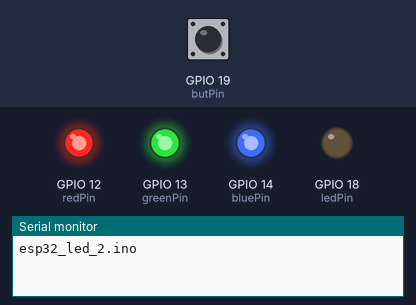
Bench run of a sketch on a simulated ESP32. On the bench: output pins drawn as LEDs (lit = HIGH), the last lines printed to the serial monitor. The test bench sets the inputs (shaded band); at power-on: GPIO 19 (butPin) LOW.

Above: at 1.2 s.
1.3 s: GPIO 19 (butPin) pulled HIGH for 0.15 s
At 2.3 s:
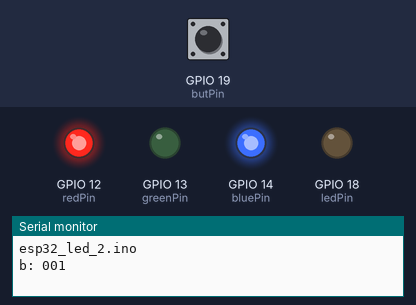
2.9 s: GPIO 19 (butPin) pulled HIGH for 1 s
At 3.6 s:
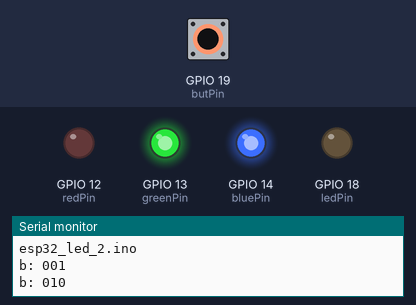
5.4 s: GPIO 19 (butPin) pulled HIGH for 0.15 s
At 6.6 s:
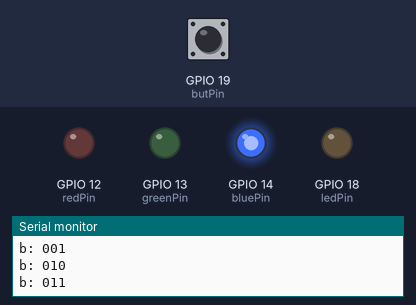
7.0 s: GPIO 19 (butPin) pulled HIGH for 3.2 s
At 7.9 s:
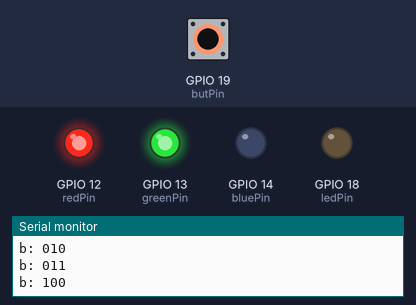
11.7 s: GPIO 19 (butPin) pulled HIGH for 0.15 s
At 12.7 s:
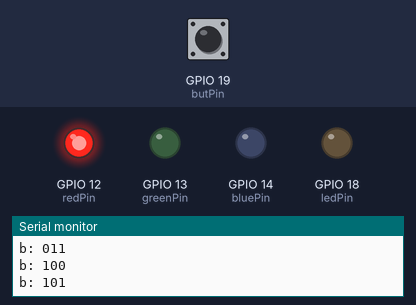
13.3 s: GPIO 19 (butPin) pulled HIGH for 1 s
At 13.9 s:
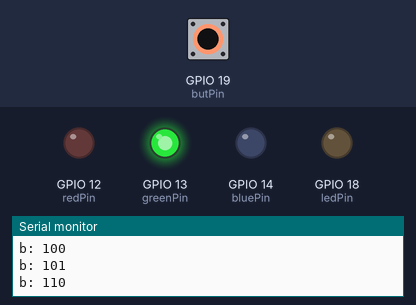
Timing chart, 0 to 16.3 s (numbered marks = the images above; inputs shaded):
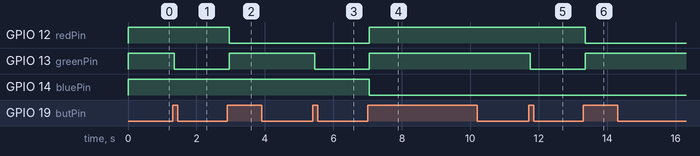

The sketch:

esp32_led_2.ino
```cpp
const byte ledPin = 18;
const byte butPin = 19;

bool button = 0;
bool buttonLast = 0;
unsigned long butStartTime = 0;
unsigned long butDelay = 50;  // [ms]

unsigned long ledStartTime = 0;
unsigned long ledPeriod = 400; // [ms]
bool flashing = 0;

byte stage = 0;

const byte redPin = 12;
const byte greenPin = 13;
const byte bluePin = 14;

void setup() {
  pinMode(butPin, INPUT);
  pinMode(ledPin, OUTPUT);

  digitalWrite(ledPin, LOW);
  Serial.begin(115200);

  Serial.println("esp32_led_2.ino");

  pinMode(redPin,   OUTPUT);
  pinMode(greenPin, OUTPUT);
  pinMode(bluePin,  OUTPUT);

  digitalWrite(redPin,   HIGH);
  digitalWrite(greenPin, HIGH);
  digitalWrite(bluePin,  HIGH);

}

void loop() {


  bool buttonRead = digitalRead(butPin);
  if (buttonRead != buttonLast)
  {
    butStartTime = millis();
  }

  if ((millis() - butStartTime) > butDelay)
  {
    if (buttonRead != button)
    {
      button = buttonRead;
      //Serial.print("button = ");
      //Serial.println(button);

      if (button)
      {
        stage++;
        if (stage > 7) stage = 0;

        if (bitRead(stage, 1)) digitalWrite(redPin, LOW);
        else digitalWrite(redPin, HIGH);
        if (bitRead(stage, 0)) digitalWrite(greenPin, LOW);
        else digitalWrite(greenPin, HIGH);
        if (bitRead(stage, 2)) digitalWrite(bluePin, LOW);
        else digitalWrite(bluePin, HIGH);

        Serial.print("b: ");
        Serial.print(bitRead(stage, 2));
        Serial.print(bitRead(stage, 1));
        Serial.println(bitRead(stage, 0));

        //flashing = !flashing; //toggle led flashing
        //if (!flashing) digitalWrite(ledPin, LOW);
        //Serial.print("led = ");
        //Serial.println(flashing);
      }
    }
  }
  buttonLast = buttonRead;

  //if (flashing)
  //{
  //  unsigned long currentTime = millis();
  //  if (currentTime - ledStartTime > ledPeriod)
  //  //if (millis - ledStartTime > ledPeriod)
  //  {
  //    digitalWrite(ledPin, !digitalRead(ledPin));
  //    ledStartTime = millis();
  //  }
  //}

}
```

Measured:
- after the input at 1.3 s, GPIO 13 (greenPin): HIGH → LOW after 0.05 s
- after the input at 2.9 s, GPIO 12 (redPin): HIGH → LOW after 0.05 s; GPIO 13 (greenPin): LOW → HIGH after 0.05 s
- after the input at 5.4 s, GPIO 13 (greenPin): HIGH → LOW after 0.05 s
- after the input at 7.0 s, GPIO 12 (redPin), GPIO 13 (greenPin): LOW → HIGH after 0.05 s; GPIO 14 (bluePin): HIGH → LOW after 0.05 s
- after the input at 11.7 s, GPIO 13 (greenPin): HIGH → LOW after 0.05 s
- after the input at 13.3 s, GPIO 12 (redPin): HIGH → LOW after 0.05 s; GPIO 13 (greenPin): LOW → HIGH after 0.05 s
